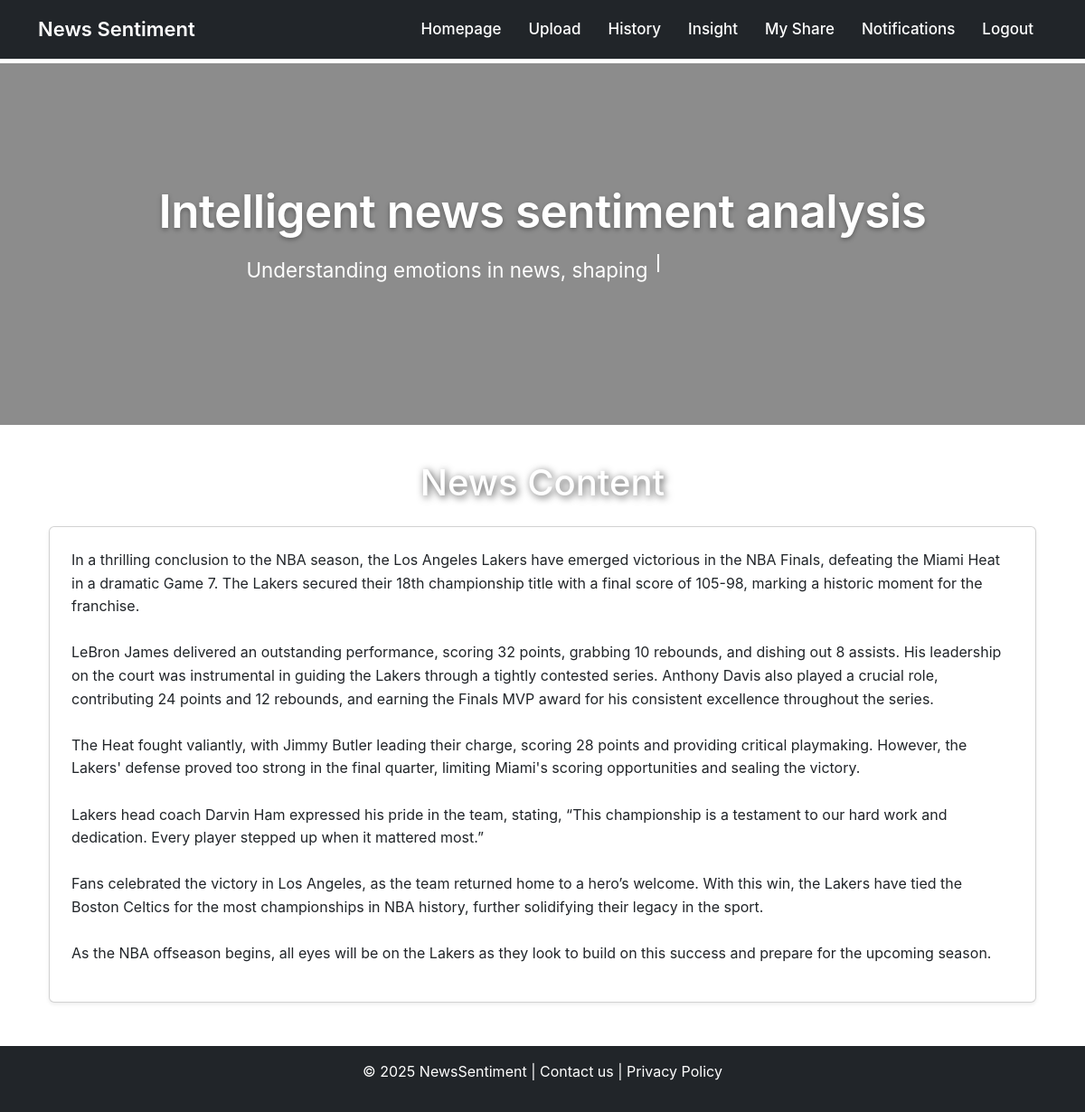
The app's page /post/44 (signed in), older data.
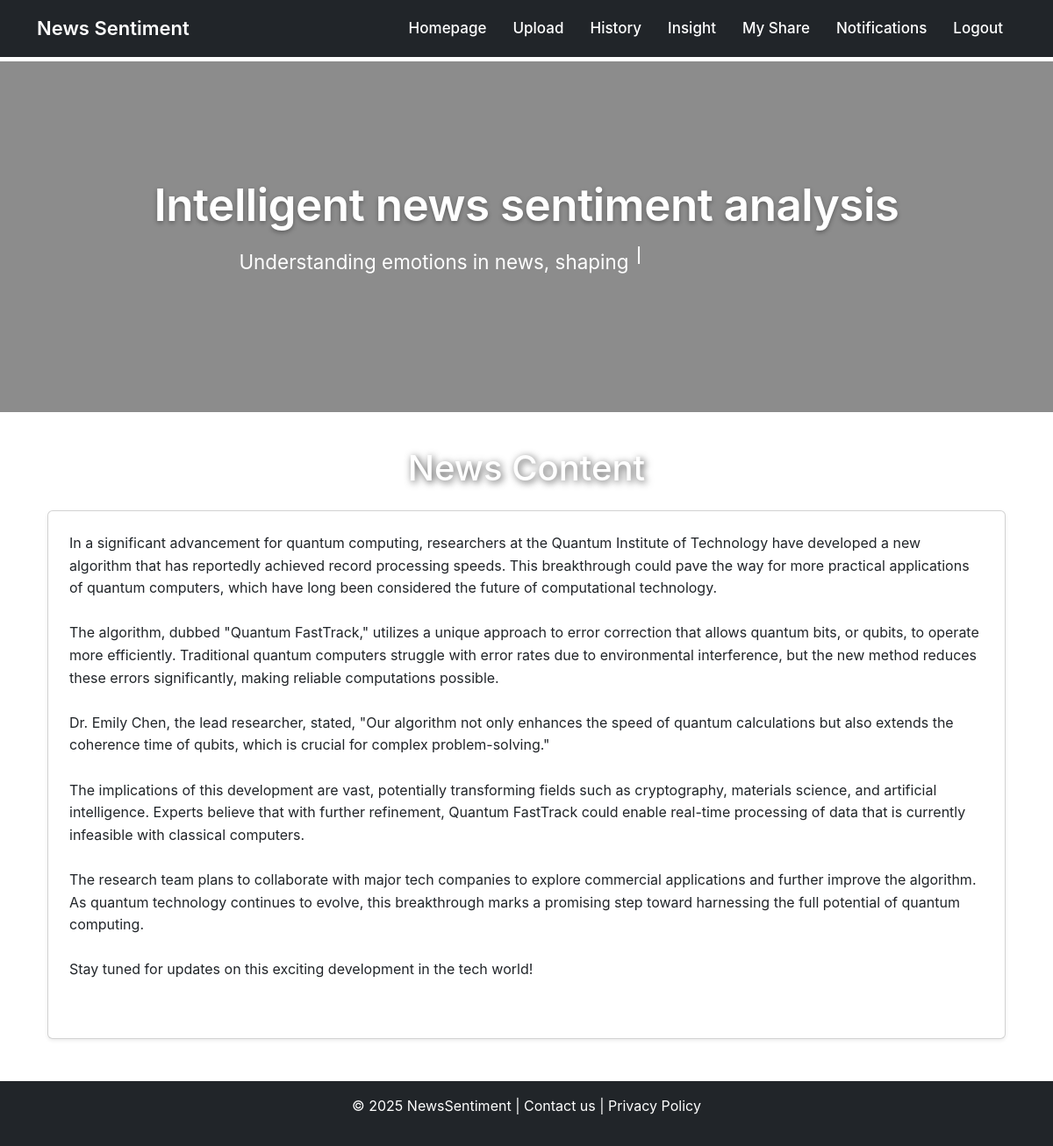
The same page, newer data.
### app/models.py (models this page shows, shortened)
class Post(db.Model):
    id: so.Mapped[int] = so.mapped_column(primary_key=True)
    title: so.Mapped[str] = so.mapped_column(sa.String(100))
    body: so.Mapped[str] = so.mapped_column(sa.String(140))
    timestamp: so.Mapped[datetime] = so.mapped_column(
        index=True, default=lambda: datetime.now(timezone.utc))
    user_id: so.Mapped[int] = so.mapped_column(sa.ForeignKey(User.id),
                                               index=True)
    shared_with: so.WriteOnlyMapped[list['User']] = so.relationship(
        'User',
        secondary='post_shares',
        back_populates='shared_posts'
    )
    sentiment: so.Mapped[str] = so.mapped_column(sa.String(64), nullable=True)
    author: so.Mapped[User] = so.relationship(back_populates='posts')
    category: so.Mapped[Optional[str]] = so.mapped_column(sa.String(64), nullable=True)
    emotions: so.Mapped[Optional[dict]] = so.mapped_column(sa.JSON, nullable=True)

### app/routes.py (the view)
@app.route("/post/<int:post_id>")
@login_required
def post_detail(post_id):
    post = Post.query.get_or_404(post_id)
    return render_template("analysis.html", content=post.body)

### app/models.py (called while the page is built)
@login.user_loader
def load_user(id):
    return db.session.get(User, int(id))

### app/routes.py (called while the page is built)
@app.before_request
def refresh_current_user_notifications():
    if current_user.is_authenticated:
        db.session.expire(current_user, ['notifications'])

### app/templates/analysis.html
{% extends "base.html" %}
{% block content %}
<h1 class="text-center text-white" style="text-shadow: 2px 2px 8px rgba(0, 0, 0, 0.7);">
    News Content
</h1>
<div class="container mt-4 mb-5">
    <div class="card p-4 shadow-sm">
        <p style="white-space: pre-wrap;">{{ content }}</p>
    </div>
</div>
{% endblock %}

Row changes from the older to the newer data that the page shows:
changed Post: body "In a thrilling conclusion to the NBA season, the Los Angeles Lakers have emerged victorious in the NBA Finals, defeating the Miami Heat in a dramatic Game 7. The Lakers secured their 18th championship title with a final score of 105-98, marking a historic moment for the franchise. LeBron James delivered an outstanding performance, scoring 32 points, grabbing 10 rebounds, and dishing out 8 assists. His leadership on the court was instrumental in guiding the Lakers through a tightly contested series. Anthony Davis also played a crucial role, contributing 24 points and 12 rebounds, and earning the Finals MVP award for his consistent excellence throughout the series. The Heat fought valiantly,…" → "In a significant advancement for quantum computing, researchers at the Quantum Institute of Technology have developed a new algorithm that has reportedly achieved record processing speeds. This breakthrough could pave the way for more practical applications of quantum computers, which have long been considered the future of computational technology. The algorithm, dubbed \"Quantum FastTrack,\" utilizes a unique approach to error correction that allows quantum bits, or qubits, to operate more efficiently. Traditional quantum computers struggle with error rates due to environmental interference, but the new method reduces these errors significantly, making reliable computations possible. Dr.…"
